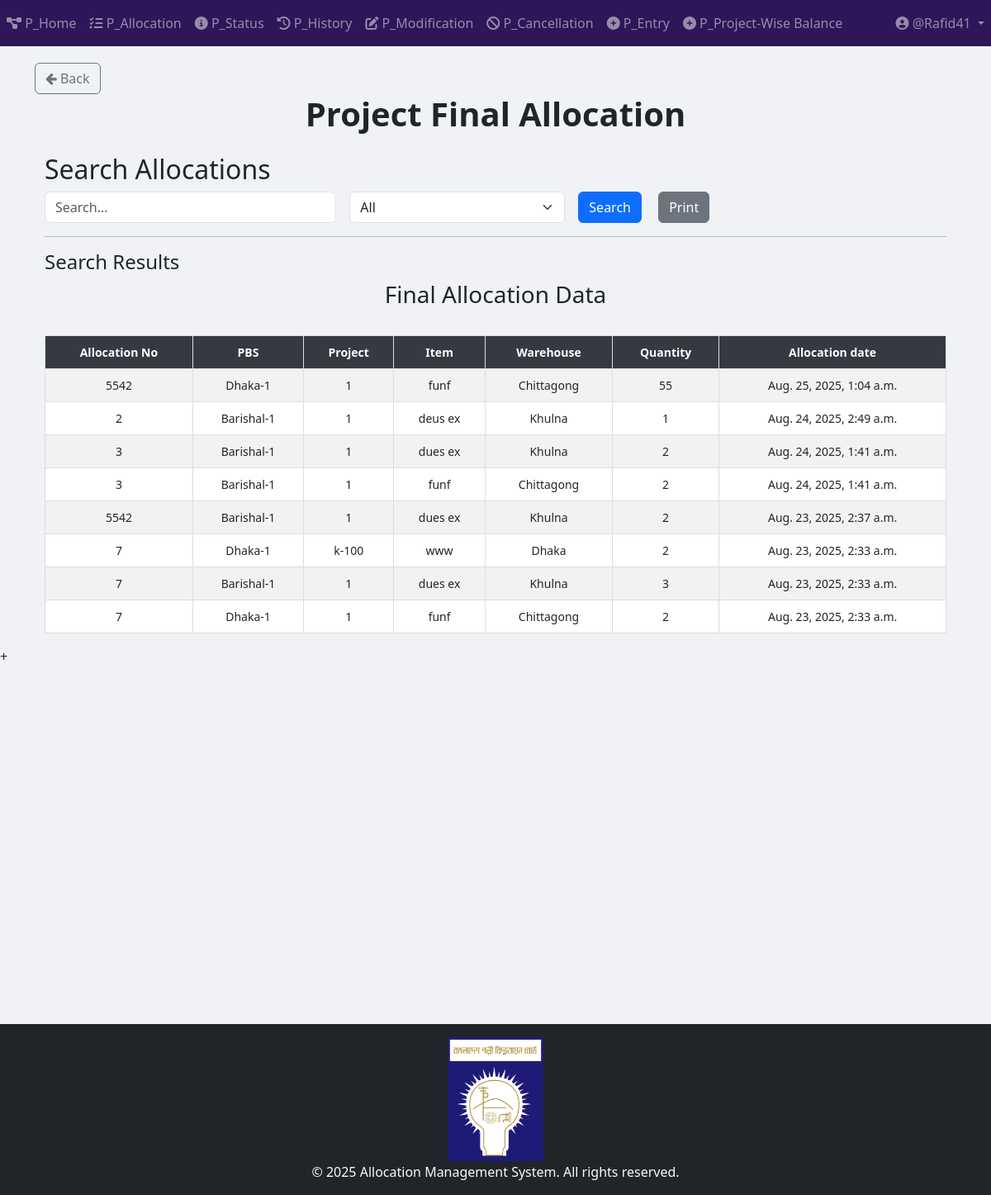
The app's page /project/project_allocation/final_allocation/ (signed in), older data.
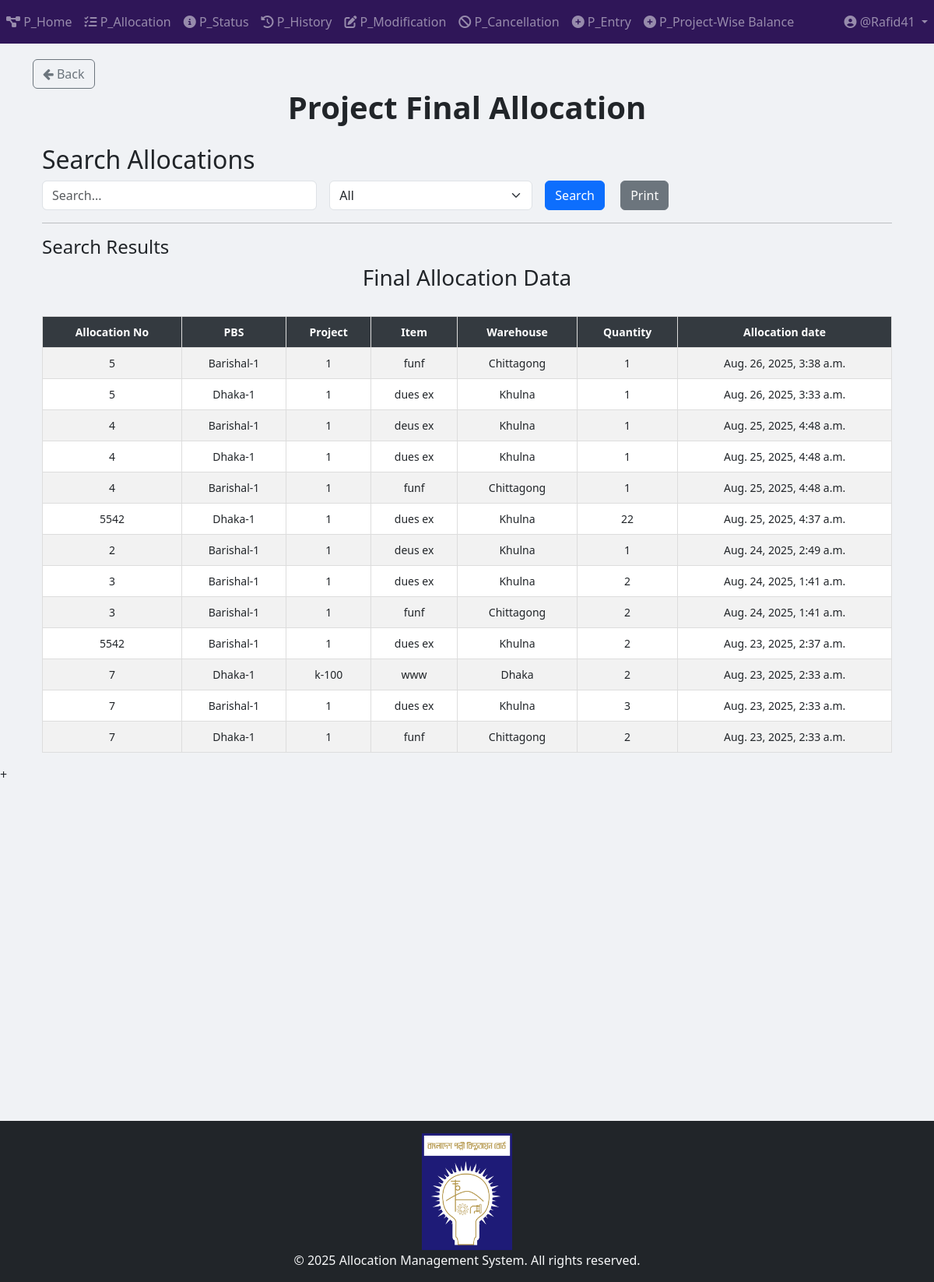
The same page, newer data.
### Project_App_Allocation/models.py (models this page shows, shortened)
class Final_Allocation(models.Model):
    allocation_no = models.ForeignKey(Allocation_Number, on_delete=models.CASCADE)  # Deletes related allocations when removed
    item_primary_key = models.IntegerField(null=True)
    pbs = models.ForeignKey(PBS, on_delete=models.CASCADE)
    project = models.ForeignKey(Project, on_delete=models.CASCADE)
    item = models.ForeignKey(Project_Item, on_delete=models.CASCADE)
    unit_of_item = models.TextField()
    warehouse = models.CharField(max_length=50)
    quantity = models.IntegerField()
    created_at = models.DateTimeField(auto_now_add=True)

class Allocation_Number(models.Model):
    allocation_no = models.IntegerField(unique=True)
    user = models.ForeignKey(User, on_delete=models.CASCADE, related_name="project_allocation_numbers")
    STATUS_CHOICES = [
        ("Pending Approval", "Pending Approval"),
        ("Allocated", "Allocated"),
        ("Cancelled", "Cancelled"),
        ("Modified", "Modified"),
    ]
    status = models.CharField(
        max_length=100, choices=STATUS_CHOICES, default="Pending Approval"
    )

class PBS(models.Model):
    name = models.TextField(unique=True)
    def __str__(self):
        return str(self.name)

### Project_App_Entry/models.py (models this page shows, shortened)
class Project(models.Model):
    projectId = models.TextField(unique=True)

class Project_Item(models.Model):
    WAREHOUSE_CHOICES = [
        ("Dhaka", "Dhaka"),
        ("Khulna", "Khulna"),
        ("Chittagong", "Chittagong"),
    ]
    UNIT_CHOICES = [
        ("Nos.", "Nos."),
        ("Mtr.", "Mtr."),
        ("Km.", "Km."),
        ("Set.", "Set."),
        ("Pair.", "Pair."),
    ]
    name = models.CharField(max_length=255)
    description = models.TextField(blank=True, null=True)
    warehouse = models.CharField(
        max_length=50, choices=WAREHOUSE_CHOICES, default="Dhaka"
    )
    unit_of_item = models.CharField(
        max_length=10, choices=UNIT_CHOICES, default="Nos."
    )  # Updated field
    quantity_of_item = models.BigIntegerField(default=0)
    project = models.ForeignKey(
        Project,
        on_delete=models.SET_NULL,
        related_name="project_of_item",
        null=True,
    )
    created_at = models.DateTimeField(default=timezone.now)
    comments = models.TextField(blank=True, null=True)

### Project_App_Allocation/views/view_final_allocation.py (the view, shortened to what this page needs)
# urls.py: path("final_allocation/", views.final_allocation_search, name="final_allocation"),
def final_allocation_search(request):
    query = request.GET.get("query", "")
    filter_by = request.GET.get("filter_by", "All")
    date_filter = request.GET.get("date", "")
    results = Final_Allocation.objects.all().order_by('-created_at')
    if date_filter:
        results = results.filter(created_at__date=date_filter)
    context = {
        "items": results,
        "query": query,
        "filter_by": filter_by,
        "date_filter": date_filter,
    }
    return render(request, "Project_Templates/Project_App_Allocation/view_print_Final_Allocation.html", context)

### templates/Project_Templates/Project_App_Allocation/view_print_Final_Allocation.html (shortened to what this page needs)
{% extends 'base.html' %}
{% load crispy_forms_tags %}
{% load static %}
{% block body_block %}
<a href="{% url 'Project_App_Allocation:allocation_page' %}" class="btn btn-outline-secondary">
    <i class="fa fa-arrow-left"></i> Back
</a>
<center><h1><b>Project Final Allocation</b></h1></center>
<div class="container mt-4">
    <h2>Search Allocations</h2>
    <form method="GET" action="{% url 'Project_App_Allocation:final_allocation' %}" class="row g-3">
        <div class="col-md-4">
            <input type="text" name="query" id="searchQuery" class="form-control" placeholder="Search..." value="{{ query }}">
        </div>
        <div class="col-md-3">
            <select name="filter_by" id="filterDropdown" class="form-select" onchange="toggleInputFields()">
                <option value="All" {% if filter_by == "All" %}selected{% endif %}>All</option>
            </select>
        </div>
        <div class="col-md-2">
            <button type="submit" class="btn btn-primary me-3">Search</button>
            <button type="button" class="btn btn-secondary" onclick="printResults()">Print</button>
        </div>
    </form>
    <hr>
    <h4>Search Results</h4>
    <div id="printableArea" class="table-responsive">
        <h3 class="text-center">Final Allocation Data</h3>
        <br>
        <table class="table table-bordered table-striped table-hover">
            <thead class="table-dark sticky-top">
                <tr>
                    <th>Allocation No</th>
                    <th>PBS</th>
                    <th>Project</th>
                    <th>Item</th>
                    <th>Warehouse</th>
                    <th>Quantity</th>
                    <th>Allocation date</th>
                </tr>
            </thead>
            <tbody>
                {% if items %}
                    {% for item in items %}
                    <tr>
                        <td>{{ item.allocation_no.allocation_no }}</td>
                        <td>{{ item.pbs }}</td>
                        <td>{{ item.project.projectId }}</td>
                        <td>{{ item.item.name }}</td>
                        <td>{{ item.warehouse }}</td>
                        <td>{{ item.quantity }}</td>
                        <td>{{ item.created_at }}</td>
                    </tr>
                    {% endfor %}
                {% else %}
                    <tr>
                        <td colspan="8" class="text-center text-danger">No matching data found</td>
                    </tr>
                {% endif %}
            </tbody>
        </table>
    </div>
</div>
{% endblock %}

### templates/base.html (shortened to what this page needs)
{% load static %}
{% load tz %}
<html lang="en">
    <head>
        <link
            rel="stylesheet"
            href="https://maxcdn.bootstrapcdn.com/bootstrap/4.4.1/css/bootstrap.min.css"
        />
        <link rel="stylesheet" href="https://cdnjs.cloudflare.com/ajax/libs/font-awesome/6.4.2/css/all.min.css">
        <link rel="stylesheet" href="https://cdn.jsdelivr.net/npm/bootstrap@5.3.0/dist/css/bootstrap.min.css">
        <link
            href="https://maxcdn.bootstrapcdn.com/font-awesome/4.7.0/css/font-awesome.min.css"
            rel="stylesheet"
        />
        <link
            href="https://cdnjs.cloudflare.com/ajax/libs/bootstrap-datetimepicker/4.17.47/css/bootstrap-datetimepicker.min.css"
            rel="stylesheet"
        />
        <link
            rel="stylesheet"
            href="//code.jquery.com/ui/1.12.1/themes/base/jquery-ui.css"
        />
        <link
            rel="stylesheet"
            href="https://cdn.jsdelivr.net/npm/flatpickr/dist/flatpickr.min.css"
        />
    </head>
    <body style="background-color: #f0f2f5;">
        {% include "partials/navbar.html" %}
        <div class="container" style="padding-top: 20px">
            {% block body_block %} {% endblock %}
        </div>
        <script src="https://cdn.jsdelivr.net/npm/flatpickr"></script>  +
        {% include "partials/footer.html" %}
    </body>
</html>

### templates/partials/navbar.html (shortened to what this page needs)
{% if request.path|slice:":9" == "/project/" %}
    <nav class="navbar navbar-expand-sm navbar-dark" style="background-color: #2f1658ff;">
        <div class="collapse navbar-collapse" id="navbarProject">
            <ul class="navbar-nav mr-auto">
                {% if user.is_authenticated %}
                    <li class="nav-item">
                        <a class="nav-link" href="{% url 'Project_App_Home:project_home_page' %}">
                            <i class="fas fa-project-diagram"></i> P_Home
                        </a>
                    </li>
                    <li class="nav-item">
                        <a class="nav-link" href="{% url 'Project_App_Allocation:allocation_page' %}">
                            <i class="fas fa-tasks"></i> P_Allocation
                        </a>
                    </li>
                    <li class="nav-item">
                        <a class="nav-link" href="{% url 'Project_App_Status:status_page' %}">
                            <i class="fas fa-info-circle"></i> P_Status
                        </a>
                    </li>
                    <li class="nav-item">
                        <a class="nav-link" href="{% url 'Project_App_History:history_page' %}">
                            <i class="fas fa-history"></i> P_History
                        </a>
                    </li>
                    <li class="nav-item">
                        <a class="nav-link" href="{% url 'Project_App_Modification:modification_menu' %}">
                            <i class="fas fa-edit"></i> P_Modification
                        </a>
                    </li>
                    <li class="nav-item">
                        <a class="nav-link" href="{% url 'Project_App_Cancellation:cancellation' %}">
                            <i class="fas fa-ban"></i> P_Cancellation
                        </a>
                    </li>
                    <li class="nav-item">
                        <a class="nav-link" href="{% url 'Project_App_Entry:entry_page' %}">
                            <i class="fas fa-plus-circle"></i> P_Entry
                        </a>
                    </li>
                    <li class="nav-item">
                        <a class="nav-link" href="#">
                            <i class="fas fa-plus-circle"></i> P_Project-Wise Balance
                        </a>
                    </li>
                {% endif %}
            </ul>
            <ul class="navbar-nav">
                {% if user.is_authenticated %}
                    <li class="nav-item dropdown">
                        <a class="nav-link dropdown-toggle" href="#" id="userDropdown" role="button" data-toggle="dropdown">
                            <i class="fas fa-user-circle"></i> @{{ user.username }}
                        </a>
                    </li>
                {% else %}
                    <li class="nav-item {% if request.resolver_match.url_name == 'login' %}active{% endif %}">
                        <a class="nav-link" href="{% url 'App_Login:login' %}">
                            <i class="fas fa-sign-in-alt"></i> Login
                        </a>
                    </li>
                {% endif %}
            </ul>
        </div>
    </nav>
{% endif %}

### templates/partials/footer.html (shortened to what this page needs)
{% load static %}
<div class="footer-wrapper">
    <div class="footer-push"></div>
    <footer class="bg-dark text-light py-3">
        <div class="container text-center">
            <img src="{% static 'logo/BREB_Logo_hq.svg.png' %}" alt="Logo" style="height: 150px; margin-bottom: 1px;">
            <p class="mb-0">© {% now "Y" %} Allocation Management System. All rights reserved.</p>
        </div>
    </footer>
</div>

### templates/Project_Templates/Project_App_Allocation/view_print_Final_Allocation.html (style rules this page uses)
.table { font-size: 14px; text-align: center; }
.sticky-top { position: sticky; top: 0; z-index: 1020; }
.table-dark th { background-color: #343a40 !important; color: white !important; }
.table-bordered th, .table-bordered td { border: 1px solid #ddd !important; padding: 10px; }

### templates/partials/footer.html (style rules this page uses)
html, body { height: 100%; margin: 0; }
.footer-wrapper { display: flex; flex-direction: column; min-height: 80vh; }
.footer-push { flex: 1; }

Row changes from the older to the newer data that the page shows:
removed Final_Allocation: allocation_no.allocation_no "5542", pbs "Dhaka-1", project.projectId "1", item.name "funf", warehouse "Chittagong", quantity "55", created_at "Aug. 25, 2025, 1:04 a.m."
added Final_Allocation: allocation_no.allocation_no "5", pbs "Barishal-1", project.projectId "1", item.name "funf", warehouse "Chittagong", quantity "1", created_at "Aug. 26, 2025, 3:38 a.m."
added Final_Allocation: allocation_no.allocation_no "5", pbs "Dhaka-1", project.projectId "1", item.name "dues ex", warehouse "Khulna", quantity "1", created_at "Aug. 26, 2025, 3:33 a.m."
added Final_Allocation: allocation_no.allocation_no "4", pbs "Barishal-1", project.projectId "1", item.name "deus ex", warehouse "Khulna", quantity "1", created_at "Aug. 25, 2025, 4:48 a.m."
added Final_Allocation: allocation_no.allocation_no "4", pbs "Dhaka-1", project.projectId "1", item.name "dues ex", warehouse "Khulna", quantity "1", created_at "Aug. 25, 2025, 4:48 a.m."
added Final_Allocation: allocation_no.allocation_no "4", pbs "Barishal-1", project.projectId "1", item.name "funf", warehouse "Chittagong", quantity "1", created_at "Aug. 25, 2025, 4:48 a.m."
added Final_Allocation: allocation_no.allocation_no "5542", pbs "Dhaka-1", project.projectId "1", item.name "dues ex", warehouse "Khulna", quantity "22", created_at "Aug. 25, 2025, 4:37 a.m."
